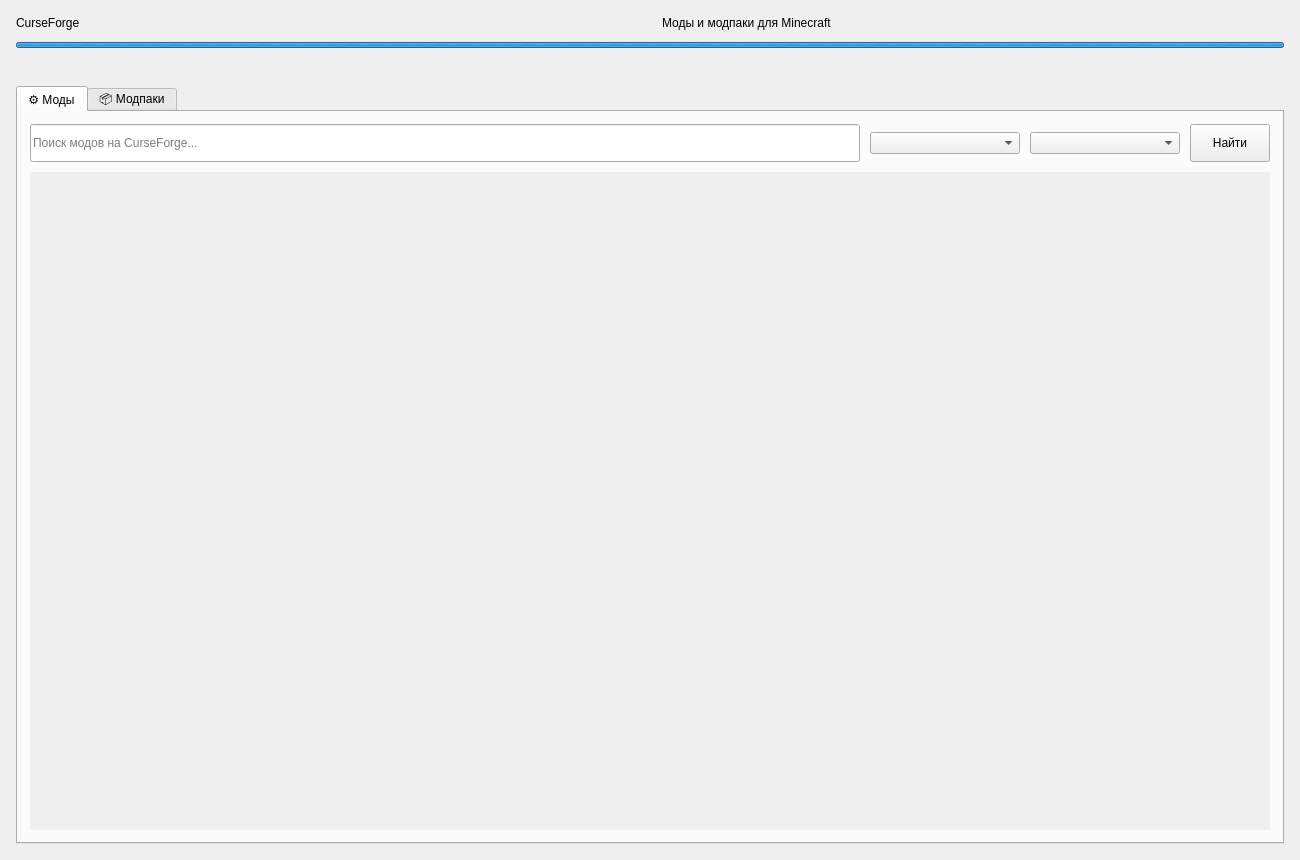
<?xml version="1.0" encoding="UTF-8"?>
<ui version="4.0">
 <class>CurseForgeContent</class>
 <widget class="QWidget" name="CurseForgeContent">
  <property name="geometry">
   <rect>
    <x>0</x>
    <y>0</y>
    <width>1300</width>
    <height>860</height>
   </rect>
  </property>
  <layout class="QVBoxLayout" name="mainLayout">
   <property name="leftMargin"><number>16</number></property>
   <property name="topMargin"><number>16</number></property>
   <property name="rightMargin"><number>16</number></property>
   <property name="bottomMargin"><number>16</number></property>
   <property name="spacing"><number>12</number></property>
   <item>
    <layout class="QHBoxLayout" name="headerLayout">
     <item>
      <widget class="QLabel" name="logoLabel">
       <property name="text">
        <string>CurseForge</string>
       </property>
      </widget>
     </item>
     <item>
      <spacer name="headerSpacer">
       <property name="orientation"><enum>Qt::Horizontal</enum></property>
       <property name="sizeType"><enum>QSizePolicy::Fixed</enum></property>
       <property name="sizeHint">
        <size>
         <width>12</width>
         <height>0</height>
        </size>
       </property>
      </spacer>
     </item>
     <item>
      <widget class="QLabel" name="subtitleLabel">
       <property name="text">
        <string>Моды и модпаки для Minecraft</string>
       </property>
      </widget>
     </item>
    </layout>
   </item>
   <item>
    <widget class="QProgressBar" name="progressBar">
     <property name="minimum"><number>0</number></property>
     <property name="maximum"><number>0</number></property>
     <property name="value"><number>-1</number></property>
     <property name="textVisible"><bool>false</bool></property>
     <property name="minimumSize">
      <size><width>0</width><height>6</height></size>
     </property>
     <property name="maximumSize">
      <size><width>16777215</width><height>6</height></size>
     </property>
     <property name="visible"><bool>false</bool></property>
    </widget>
   </item>
   <item>
    <widget class="QLabel" name="statusLabel">
     <property name="text">
      <string/>
     </property>
    </widget>
   </item>
   <item>
    <widget class="QTabWidget" name="tabWidget">
     <property name="currentIndex"><number>0</number></property>
     <widget class="QWidget" name="modsTab">
      <attribute name="title">
       <string>⚙ Моды</string>
      </attribute>
      <layout class="QVBoxLayout" name="modsTabLayout">
       <property name="leftMargin"><number>12</number></property>
       <property name="topMargin"><number>12</number></property>
       <property name="rightMargin"><number>12</number></property>
       <property name="bottomMargin"><number>12</number></property>
       <property name="spacing"><number>10</number></property>
       <item>
        <layout class="QHBoxLayout" name="modSearchRow">
         <item>
          <widget class="QLineEdit" name="modSearchEdit">
           <property name="placeholderText">
            <string>Поиск модов на CurseForge...</string>
           </property>
           <property name="minimumSize">
            <size><width>0</width><height>38</height></size>
           </property>
           <property name="maximumSize">
            <size><width>16777215</width><height>38</height></size>
           </property>
          </widget>
         </item>
         <item>
          <widget class="QComboBox" name="modVersionCombo">
           <property name="minimumSize">
            <size><width>150</width><height>0</height></size>
           </property>
           <property name="maximumSize">
            <size><width>150</width><height>16777215</height></size>
           </property>
          </widget>
         </item>
         <item>
          <widget class="QComboBox" name="modLoaderCombo">
           <property name="minimumSize">
            <size><width>150</width><height>0</height></size>
           </property>
           <property name="maximumSize">
            <size><width>150</width><height>16777215</height></size>
           </property>
          </widget>
         </item>
         <item>
          <widget class="QPushButton" name="modSearchButton">
           <property name="text">
            <string>Найти</string>
           </property>
           <property name="minimumSize">
            <size><width>0</width><height>38</height></size>
           </property>
           <property name="maximumSize">
            <size><width>16777215</width><height>38</height></size>
           </property>
          </widget>
         </item>
        </layout>
       </item>
       <item>
        <widget class="QScrollArea" name="modScrollArea">
         <property name="frameShape"><enum>QFrame::NoFrame</enum></property>
         <property name="widgetResizable"><bool>true</bool></property>
         <widget class="QWidget" name="modScrollContent">
          <property name="geometry">
           <rect><x>0</x><y>0</y><width>1250</width><height>600</height></rect>
          </property>
          <layout class="QVBoxLayout" name="modCardsLayout">
           <property name="spacing"><number>10</number></property>
           <property name="leftMargin"><number>0</number></property>
           <property name="topMargin"><number>0</number></property>
           <property name="rightMargin"><number>0</number></property>
           <property name="bottomMargin"><number>0</number></property>
          </layout>
         </widget>
        </widget>
       </item>
      </layout>
     </widget>
     <widget class="QWidget" name="modpacksTab">
      <attribute name="title">
       <string>📦 Модпаки</string>
      </attribute>
      <layout class="QVBoxLayout" name="modpacksTabLayout">
       <property name="leftMargin"><number>12</number></property>
       <property name="topMargin"><number>12</number></property>
       <property name="rightMargin"><number>12</number></property>
       <property name="bottomMargin"><number>12</number></property>
       <property name="spacing"><number>10</number></property>
       <item>
        <layout class="QHBoxLayout" name="packSearchRow">
         <item>
          <widget class="QLineEdit" name="packSearchEdit">
           <property name="placeholderText">
            <string>Поиск модпаков (ATM, FTB, Revelation...)</string>
           </property>
           <property name="minimumSize">
            <size><width>0</width><height>38</height></size>
           </property>
           <property name="maximumSize">
            <size><width>16777215</width><height>38</height></size>
           </property>
          </widget>
         </item>
         <item>
          <widget class="QComboBox" name="packVersionCombo">
           <property name="minimumSize">
            <size><width>150</width><height>0</height></size>
           </property>
           <property name="maximumSize">
            <size><width>150</width><height>16777215</height></size>
           </property>
          </widget>
         </item>
         <item>
          <widget class="QPushButton" name="packSearchButton">
           <property name="text">
            <string>Найти</string>
           </property>
           <property name="minimumSize">
            <size><width>0</width><height>38</height></size>
           </property>
           <property name="maximumSize">
            <size><width>16777215</width><height>38</height></size>
           </property>
          </widget>
         </item>
        </layout>
       </item>
       <item>
        <widget class="QScrollArea" name="packScrollArea">
         <property name="frameShape"><enum>QFrame::NoFrame</enum></property>
         <property name="widgetResizable"><bool>true</bool></property>
         <widget class="QWidget" name="packScrollContent">
          <property name="geometry">
           <rect><x>0</x><y>0</y><width>1250</width><height>600</height></rect>
          </property>
          <layout class="QVBoxLayout" name="packCardsLayout">
           <property name="spacing"><number>10</number></property>
           <property name="leftMargin"><number>0</number></property>
           <property name="topMargin"><number>0</number></property>
           <property name="rightMargin"><number>0</number></property>
           <property name="bottomMargin"><number>0</number></property>
          </layout>
         </widget>
        </widget>
       </item>
      </layout>
     </widget>
    </widget>
   </item>
  </layout>
 </widget>
 <resources/>
 <connections/>
</ui>
